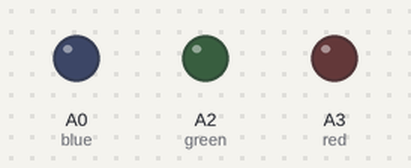
A sketch run on a simulated Arduino Mega 2560, built with avr-gcc and run on an emulated ATmega2560. Shown: output pins drawn as LEDs (lit = HIGH). What the sketch prints to the serial monitor is not drawn.

Above: at 0.1 s.
At 3.1 s:
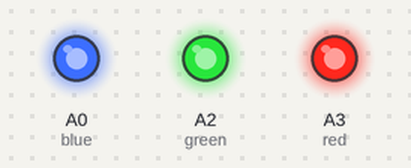
At 6.2 s:
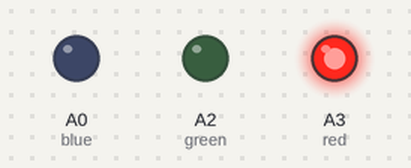
Timing chart, 0 to 43.1 s (numbered marks = the images above):
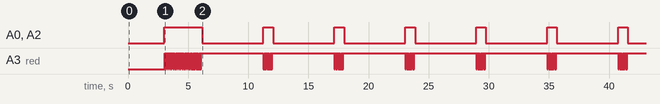

Measured:
- by itself, A0 (blue), A2 (green): alternates HIGH for 0.80 s and LOW for 5.1 s
- by itself, everything shown: repeats every 5.9 s, in 17 steps

The sketch:

getting-started.ino
```cpp
#include "LoRa.h"

LoRa LoRa_Lib;
int counter = 0;

void setup()
{
  Serial.begin(115200);
  Serial1.begin(57600);

  delay(2000);
  Serial.println("Configuring LoRa module...");
  LoRa_Lib.LoRaConfig();
  Serial.println("LoRa module ready.");
}

void loop() {
  counter++;
  String baseData = "ttn-zh-";
  String dataToSend = baseData + counter;
  LoRa_Lib.LoRaSendAndReceive(dataToSend);
  Serial.println("LoRa status:");
  delay(5000);
}
```

LoRa.cpp
```cpp
#include "Arduino.h"
#include "LoRa.h"

void LoRa::LoRaConfig()
{
  Serial.print("Reset: ");                                                                                //Device reset
  Serial1.write("sys reset\r\n");
  delay(1000);
  while(Serial1.available()) Serial.write(Serial1.read());
  LoRaBlink();
                                                                                             //Receive device model
  Serial.print("Device:  ");
  Serial1.write("sys get ver\r\n");
  delay(50);
  while(Serial1.available()) Serial.write(Serial1.read());
  LoRaBlink();

  Serial.print("Battery: ");                                                                              //Receive voltage feedback
  Serial1.write("sys get vdd\r\n");
  delay(50);
  while(Serial1.available()) Serial.write(Serial1.read());
  LoRaBlink();

  Serial.print("EUI: ");                                                                                  //
  Serial1.write("sys get hweui\r\n");
  delay(50);
  while(Serial1.available()) Serial.write(Serial1.read());
  LoRaBlink();

  Serial.print("addr: ");                                                                                 //Set device address for your device!!!!!!!!!!!
  Serial1.write("mac set devaddr 5A480101\r\n");
  delay(50);
  while(Serial1.available()) Serial.write(Serial1.read());
  LoRaBlink();

  Serial.print("nwkskey: ");                                                                              //Set NwkSkey key for your device!!!!!!!!!!!
  Serial1.write("mac set nwkskey 2B7E151628AED2A6ABF7158809CF4F3C\r\n");
  delay(50);
  while(Serial1.available()) Serial.write(Serial1.read());
  LoRaBlink();

  Serial.print("appskey: ");
  Serial1.write("mac set appskey 2B7E151628AED2A6ABF7158809CF4F3C\r\n");                                  //Set AppSkey for your device!!!!!!!!!!
  delay(50);
  while(Serial1.available()) Serial.write(Serial1.read());
  LoRaBlink();

  Serial.print("adr: ");
  Serial1.write("mac set adr off\r\n");
  delay(50);
  while(Serial1.available()) Serial.write(Serial1.read());
  LoRaBlink();

  Serial.print("data rate: ");
  Serial1.write("mac get dr\r\n");
  delay(50);
  while(Serial1.available()) Serial.write(Serial1.read());
  LoRaBlink();

  Serial.print("ch: ");
  Serial1.write("mac get ch\r\n");
  delay(50);
  while(Serial1.available()) Serial.write(Serial1.read());
  LoRaBlink();

  Serial.print("band: ");
  Serial1.write("mac get band\r\n");
  delay(50);
  while(Serial1.available()) Serial.write(Serial1.read());
  LoRaBlink();


  Serial.print("rx delay1: ");
  Serial1.write("mac get rxdelay1\r\n");
  delay(50);
  while(Serial1.available()) Serial.write(Serial1.read());
  LoRaBlink();

  Serial.print("rx delay2: ");
  Serial1.write("mac get rxdelay2\r\n");
  delay(50);
  while(Serial1.available()) Serial.write(Serial1.read());
  LoRaBlink();

  Serial.print("Pwr: ");
  Serial1.write("mac set pwridx 1\r\n");
  delay(50);
  while(Serial1.available()) Serial.write(Serial1.read());
  LoRaBlink();

  Serial.print("Join: ");
  Serial1.write("mac join abp\r\n");
  delay(50);
  while(Serial1.available()) Serial.write(Serial1.read());
  LoRaBlink();

  Serial.print("status: ");
  Serial1.write("mac get status\r\n");
  delay(50);
  while(Serial1.available()) Serial.write(Serial1.read());
  LoRaBlink();
  LoRaBlinkOff();
}

void LoRa::LoRaSendAndReceive(String message)
{
    int messageLength = message.length();
    Serial.print("Sending: ");
    Serial.println(message);
    Serial1.write("mac tx uncnf 1 ");


    for (int i = 0; i < messageLength; i++)
    {
      Serial1.print(message.charAt(i), HEX);
      LoRaBlink();

    }
    Serial1.write("\r\n");
    LoRaBlinkOff();
    delay(100);

    Serial.println("RN2483 status:");
    while(Serial1.available())
    {
      Serial.print((char)Serial1.read());
    }
}
```

LoRa.h
```cpp
#ifndef LoRa_h
#define LoRa_h

#include <avr/pgmspace.h>

#include <Arduino.h>

class LoRa
{
  private:
    int red = A3; //this sets the red led pin
    int green = A2; //this sets the green led pin
    int blue = A0; //this sets the blue led pin

    void LoRaBlink()
    {
      analogWrite(red, 0);
      analogWrite(blue, 255);
      analogWrite(green, 255);
      delay(50);
      analogWrite(red, 255);
      analogWrite(blue, 255);
      analogWrite(green, 255);
      delay(50);
    }

    void LoRaBlinkOff()
    {
      analogWrite(red, 255);
      analogWrite(blue, 0);
      analogWrite(green, 0);
    }


  public:
    void LoRaConfig();
    void LoRaSendAndReceive(String message);
};
#endif
```
